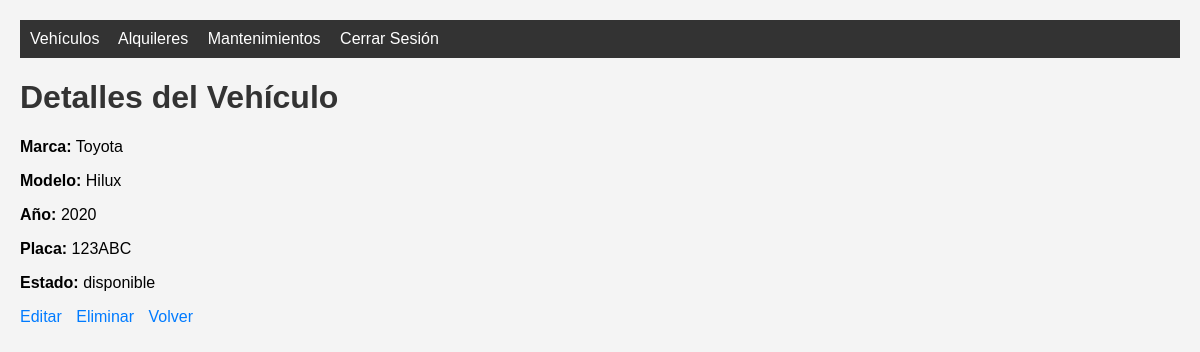
Screenshot of /vehiculo/1/ (signed in) with the database file from the repository.
### core/models.py (models this page shows)
class Vehiculo(models.Model):
    marca = models.CharField(max_length=50)
    modelo = models.CharField(max_length=50)
    anio = models.IntegerField()
    placa = models.CharField(max_length=20, unique=True)
    estado = models.CharField(max_length=20, choices=[
        ('disponible', 'Disponible'),
        ('alquilado', 'Alquilado'),
        ('mantenimiento', 'Mantenimiento')
    ])
    def __str__(self):
        return f"{self.marca} {self.modelo} ({self.placa})"

### core/views.py (the view)
# urls.py: path('vehiculo/<int:pk>/', views.detalle_vehiculo, name='detalle_vehiculo'),
@login_required
def detalle_vehiculo(request, pk):
    print(f"Entrando a detalle_vehiculo con pk={pk}")
    vehiculo = get_object_or_404(Vehiculo, pk=pk)
    print(f"Vehículo encontrado: {vehiculo}")
    return render(request, 'core/detalle_vehiculo.html', {'vehiculo': vehiculo})

### core/templates/core/detalle_vehiculo.html (shortened to what this page needs)
{% extends 'core/base.html' %}
{% block content %}
    <h1>Detalles del Vehículo</h1>
    <p><strong>Marca:</strong> {{ vehiculo.marca }}</p>
    <p><strong>Modelo:</strong> {{ vehiculo.modelo }}</p>
    <p><strong>Año:</strong> {{ vehiculo.anio }}</p>
    <p><strong>Placa:</strong> {{ vehiculo.placa }}</p>
    <p><strong>Estado:</strong> {{ vehiculo.estado }}</p>
    <a href="{% url 'editar_vehiculo' vehiculo.id %}">Editar</a>
    <a href="{% url 'eliminar_vehiculo' vehiculo.id %}">Eliminar</a>
    <a href="{% url 'lista_vehiculos' %}">Volver</a>
{% endblock %}

### static/css/styles.css (style rules this page uses)
body { font-family: Arial, sans-serif; margin: 0; padding: 20px; background-color: #f4f4f4; }
h1 { color: #333; }
a { color: #007bff; text-decoration: none; margin-right: 10px; }

### rows the page displays
Vehiculo: marca "Toyota", modelo "Hilux", anio "2020", placa "123ABC", estado "disponible"
